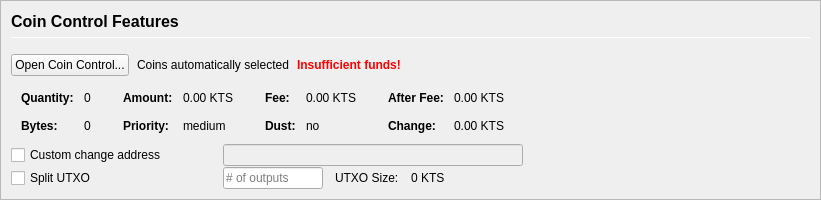
         <widget class="QFrame" name="frameCoinControl">
          <property name="sizePolicy">
           <sizepolicy hsizetype="Expanding" vsizetype="Expanding">
            <horstretch>0</horstretch>
            <verstretch>0</verstretch>
           </sizepolicy>
          </property>
          <property name="maximumSize">
           <size>
            <width>16777215</width>
            <height>16777215</height>
           </size>
          </property>
          <property name="frameShape">
           <enum>QFrame::StyledPanel</enum>
          </property>
          <property name="frameShadow">
           <enum>QFrame::Sunken</enum>
          </property>
          <layout class="QVBoxLayout" name="verticalLayoutCoinControl2">
           <property name="spacing">
            <number>0</number>
           </property>
           <property name="leftMargin">
            <number>0</number>
           </property>
           <property name="topMargin">
            <number>0</number>
           </property>
           <property name="rightMargin">
            <number>0</number>
           </property>
           <property name="bottomMargin">
            <number>0</number>
           </property>
           <item>
            <widget class="QFrame" name="frameCoinControl_BG">
             <layout class="QVBoxLayout" name="verticalLayoutCoinControl" stretch="0,0,0,0,0,0">
              <property name="spacing">
               <number>1</number>
              </property>
              <property name="leftMargin">
               <number>10</number>
              </property>
              <property name="topMargin">
               <number>10</number>
              </property>
              <item>
               <layout class="QHBoxLayout" name="horizontalLayoutCoinControl1">
                <property name="bottomMargin">
                 <number>15</number>
                </property>
                <item>
                 <layout class="QVBoxLayout" name="verticalLayout_3">
                  <property name="spacing">
                   <number>6</number>
                  </property>
                  <item>
                   <widget class="QLabel" name="labelCoinControlFeatures">
                    <property name="sizePolicy">
                     <sizepolicy hsizetype="Preferred" vsizetype="Maximum">
                      <horstretch>0</horstretch>
                      <verstretch>0</verstretch>
                     </sizepolicy>
                    </property>
                    <property name="minimumSize">
                     <size>
                      <width>0</width>
                      <height>20</height>
                     </size>
                    </property>
                    <property name="font">
                     <font>
                      <pointsize>12</pointsize>
                      <weight>75</weight>
                      <bold>true</bold>
                     </font>
                    </property>
                    <property name="styleSheet">
                     <string notr="true">font-weight:bold;</string>
                    </property>
                    <property name="text">
                     <string>Coin Control Features</string>
                    </property>
                   </widget>
                  </item>
                  <item>
                   <widget class="Line" name="line">
                    <property name="minimumSize">
                     <size>
                      <width>0</width>
                      <height>1</height>
                     </size>
                    </property>
                    <property name="maximumSize">
                     <size>
                      <width>16777215</width>
                      <height>1</height>
                     </size>
                    </property>
                    <property name="orientation">
                     <enum>Qt::Horizontal</enum>
                    </property>
                   </widget>
                  </item>
                 </layout>
                </item>
               </layout>
              </item>
              <item>
               <layout class="QHBoxLayout" name="horizontalLayoutCoinControl2" stretch="0,0,0,0">
                <property name="spacing">
                 <number>8</number>
                </property>
                <property name="bottomMargin">
                 <number>10</number>
                </property>
                <item>
                 <widget class="QPushButton" name="pushButtonCoinControl">
                  <property name="styleSheet">
                   <string notr="true"/>
                  </property>
                  <property name="text">
                   <string>Open Coin Control...</string>
                  </property>
                  <property name="autoDefault">
                   <bool>false</bool>
                  </property>
                 </widget>
                </item>
                <item>
                 <widget class="QLabel" name="labelCoinControlAutomaticallySelected">
                  <property name="text">
                   <string>Coins automatically selected</string>
                  </property>
                  <property name="margin">
                   <number>5</number>
                  </property>
                 </widget>
                </item>
                <item>
                 <widget class="QLabel" name="labelCoinControlInsuffFunds">
                  <property name="font">
                   <font>
                    <weight>75</weight>
                    <bold>true</bold>
                   </font>
                  </property>
                  <property name="styleSheet">
                   <string notr="true">color:red;font-weight:bold;</string>
                  </property>
                  <property name="text">
                   <string>Insufficient funds!</string>
                  </property>
                  <property name="margin">
                   <number>5</number>
                  </property>
                 </widget>
                </item>
                <item>
                 <spacer name="horizontalSpacerCoinControl">
                  <property name="orientation">
                   <enum>Qt::Horizontal</enum>
                  </property>
                  <property name="sizeHint" stdset="0">
                   <size>
                    <width>40</width>
                    <height>1</height>
                   </size>
                  </property>
                 </spacer>
                </item>
               </layout>
              </item>
              <item>
               <widget class="QWidget" name="widgetCoinControl" native="true">
                <property name="sizePolicy">
                 <sizepolicy hsizetype="Preferred" vsizetype="Preferred">
                  <horstretch>0</horstretch>
                  <verstretch>0</verstretch>
                 </sizepolicy>
                </property>
                <property name="minimumSize">
                 <size>
                  <width>0</width>
                  <height>0</height>
                 </size>
                </property>
                <property name="styleSheet">
                 <string notr="true"/>
                </property>
                <layout class="QHBoxLayout" name="horizontalLayoutCoinControl5">
                 <property name="leftMargin">
                  <number>0</number>
                 </property>
                 <property name="topMargin">
                  <number>0</number>
                 </property>
                 <property name="rightMargin">
                  <number>0</number>
                 </property>
                 <property name="bottomMargin">
                  <number>0</number>
                 </property>
                 <item>
                  <layout class="QHBoxLayout" name="horizontalLayoutCoinControl3" stretch="0,0,0,1">
                   <property name="spacing">
                    <number>20</number>
                   </property>
                   <property name="topMargin">
                    <number>0</number>
                   </property>
                   <property name="bottomMargin">
                    <number>10</number>
                   </property>
                   <item>
                    <layout class="QFormLayout" name="formLayoutCoinControl1">
                     <property name="horizontalSpacing">
                      <number>10</number>
                     </property>
                     <property name="verticalSpacing">
                      <number>14</number>
                     </property>
                     <property name="leftMargin">
                      <number>10</number>
                     </property>
                     <property name="topMargin">
                      <number>4</number>
                     </property>
                     <property name="rightMargin">
                      <number>6</number>
                     </property>
                     <item row="0" column="0">
                      <widget class="QLabel" name="labelCoinControlQuantityText">
                       <property name="font">
                        <font>
                         <weight>75</weight>
                         <bold>true</bold>
                        </font>
                       </property>
                       <property name="text">
                        <string>Quantity:</string>
                       </property>
                       <property name="margin">
                        <number>0</number>
                       </property>
                      </widget>
                     </item>
                     <item row="0" column="1">
                      <widget class="QLabel" name="labelCoinControlQuantity">
                       <property name="cursor">
                        <cursorShape>IBeamCursor</cursorShape>
                       </property>
                       <property name="contextMenuPolicy">
                        <enum>Qt::ActionsContextMenu</enum>
                       </property>
                       <property name="text">
                        <string notr="true">0</string>
                       </property>
                       <property name="margin">
                        <number>0</number>
                       </property>
                       <property name="textInteractionFlags">
                        <set>Qt::LinksAccessibleByMouse|Qt::TextSelectableByKeyboard|Qt::TextSelectableByMouse</set>
                       </property>
                      </widget>
                     </item>
                     <item row="1" column="0">
                      <widget class="QLabel" name="labelCoinControlBytesText">
                       <property name="font">
                        <font>
                         <weight>75</weight>
                         <bold>true</bold>
                        </font>
                       </property>
                       <property name="text">
                        <string>Bytes:</string>
                       </property>
                      </widget>
                     </item>
                     <item row="1" column="1">
                      <widget class="QLabel" name="labelCoinControlBytes">
                       <property name="cursor">
                        <cursorShape>IBeamCursor</cursorShape>
                       </property>
                       <property name="contextMenuPolicy">
                        <enum>Qt::ActionsContextMenu</enum>
                       </property>
                       <property name="text">
                        <string notr="true">0</string>
                       </property>
                       <property name="textInteractionFlags">
                        <set>Qt::LinksAccessibleByMouse|Qt::TextSelectableByKeyboard|Qt::TextSelectableByMouse</set>
                       </property>
                      </widget>
                     </item>
                    </layout>
                   </item>
                   <item>
                    <layout class="QFormLayout" name="formLayoutCoinControl2">
                     <property name="horizontalSpacing">
                      <number>10</number>
                     </property>
                     <property name="verticalSpacing">
                      <number>14</number>
                     </property>
                     <property name="leftMargin">
                      <number>6</number>
                     </property>
                     <property name="topMargin">
                      <number>4</number>
                     </property>
                     <property name="rightMargin">
                      <number>6</number>
                     </property>
                     <item row="0" column="0">
                      <widget class="QLabel" name="labelCoinControlAmountText">
                       <property name="font">
                        <font>
                         <weight>75</weight>
                         <bold>true</bold>
                        </font>
                       </property>
                       <property name="text">
                        <string>Amount:</string>
                       </property>
                       <property name="margin">
                        <number>0</number>
                       </property>
                      </widget>
                     </item>
                     <item row="0" column="1">
                      <widget class="QLabel" name="labelCoinControlAmount">
                       <property name="cursor">
                        <cursorShape>IBeamCursor</cursorShape>
                       </property>
                       <property name="contextMenuPolicy">
                        <enum>Qt::ActionsContextMenu</enum>
                       </property>
                       <property name="text">
                        <string notr="true">0.00 KTS</string>
                       </property>
                       <property name="textInteractionFlags">
                        <set>Qt::LinksAccessibleByMouse|Qt::TextSelectableByKeyboard|Qt::TextSelectableByMouse</set>
                       </property>
                      </widget>
                     </item>
                     <item row="1" column="0">
                      <widget class="QLabel" name="labelCoinControlPriorityText">
                       <property name="font">
                        <font>
                         <weight>75</weight>
                         <bold>true</bold>
                        </font>
                       </property>
                       <property name="text">
                        <string>Priority:</string>
                       </property>
                      </widget>
                     </item>
                     <item row="1" column="1">
                      <widget class="QLabel" name="labelCoinControlPriority">
                       <property name="cursor">
                        <cursorShape>IBeamCursor</cursorShape>
                       </property>
                       <property name="contextMenuPolicy">
                        <enum>Qt::ActionsContextMenu</enum>
                       </property>
                       <property name="text">
                        <string>medium</string>
                       </property>
                       <property name="textInteractionFlags">
                        <set>Qt::LinksAccessibleByMouse|Qt::TextSelectableByKeyboard|Qt::TextSelectableByMouse</set>
                       </property>
                      </widget>
                     </item>
                    </layout>
                   </item>
                   <item>
                    <layout class="QFormLayout" name="formLayoutCoinControl3">
                     <property name="horizontalSpacing">
                      <number>10</number>
                     </property>
                     <property name="verticalSpacing">
                      <number>14</number>
                     </property>
                     <property name="leftMargin">
                      <number>6</number>
                     </property>
                     <property name="topMargin">
                      <number>4</number>
                     </property>
                     <property name="rightMargin">
                      <number>6</number>
                     </property>
                     <item row="0" column="0">
                      <widget class="QLabel" name="labelCoinControlFeeText">
                       <property name="font">
                        <font>
                         <weight>75</weight>
                         <bold>true</bold>
                        </font>
                       </property>
                       <property name="text">
                        <string>Fee:</string>
                       </property>
                       <property name="margin">
                        <number>0</number>
                       </property>
                      </widget>
                     </item>
                     <item row="0" column="1">
                      <widget class="QLabel" name="labelCoinControlFee">
                       <property name="cursor">
                        <cursorShape>IBeamCursor</cursorShape>
                       </property>
                       <property name="contextMenuPolicy">
                        <enum>Qt::ActionsContextMenu</enum>
                       </property>
                       <property name="text">
                        <string notr="true">0.00 KTS</string>
                       </property>
                       <property name="textInteractionFlags">
                        <set>Qt::LinksAccessibleByMouse|Qt::TextSelectableByKeyboard|Qt::TextSelectableByMouse</set>
                       </property>
                      </widget>
                     </item>
                     <item row="1" column="0">
                      <widget class="QLabel" name="labelCoinControlLowOutputText">
                       <property name="font">
                        <font>
                         <weight>75</weight>
                         <bold>true</bold>
                        </font>
                       </property>
                       <property name="text">
                        <string>Dust:</string>
                       </property>
                      </widget>
                     </item>
                     <item row="1" column="1">
                      <widget class="QLabel" name="labelCoinControlLowOutput">
                       <property name="cursor">
                        <cursorShape>IBeamCursor</cursorShape>
                       </property>
                       <property name="contextMenuPolicy">
                        <enum>Qt::ActionsContextMenu</enum>
                       </property>
                       <property name="text">
                        <string>no</string>
                       </property>
                       <property name="textInteractionFlags">
                        <set>Qt::LinksAccessibleByMouse|Qt::TextSelectableByKeyboard|Qt::TextSelectableByMouse</set>
                       </property>
                      </widget>
                     </item>
                    </layout>
                   </item>
                   <item>
                    <layout class="QFormLayout" name="formLayoutCoinControl4">
                     <property name="horizontalSpacing">
                      <number>10</number>
                     </property>
                     <property name="verticalSpacing">
                      <number>14</number>
                     </property>
                     <property name="leftMargin">
                      <number>6</number>
                     </property>
                     <property name="topMargin">
                      <number>4</number>
                     </property>
                     <property name="rightMargin">
                      <number>6</number>
                     </property>
                     <item row="0" column="0">
                      <widget class="QLabel" name="labelCoinControlAfterFeeText">
                       <property name="font">
                        <font>
                         <weight>75</weight>
                         <bold>true</bold>
                        </font>
                       </property>
                       <property name="text">
                        <string>After Fee:</string>
                       </property>
                       <property name="margin">
                        <number>0</number>
                       </property>
                      </widget>
                     </item>
                     <item row="0" column="1">
                      <widget class="QLabel" name="labelCoinControlAfterFee">
                       <property name="cursor">
                        <cursorShape>IBeamCursor</cursorShape>
                       </property>
                       <property name="contextMenuPolicy">
                        <enum>Qt::ActionsContextMenu</enum>
                       </property>
                       <property name="text">
                        <string notr="true">0.00 KTS</string>
                       </property>
                       <property name="textInteractionFlags">
                        <set>Qt::LinksAccessibleByMouse|Qt::TextSelectableByKeyboard|Qt::TextSelectableByMouse</set>
                       </property>
                      </widget>
                     </item>
                     <item row="1" column="0">
                      <widget class="QLabel" name="labelCoinControlChangeText">
                       <property name="font">
                        <font>
                         <weight>75</weight>
                         <bold>true</bold>
                        </font>
                       </property>
                       <property name="text">
                        <string>Change:</string>
                       </property>
                      </widget>
                     </item>
                     <item row="1" column="1">
                      <widget class="QLabel" name="labelCoinControlChange">
                       <property name="cursor">
                        <cursorShape>IBeamCursor</cursorShape>
                       </property>
                       <property name="contextMenuPolicy">
                        <enum>Qt::ActionsContextMenu</enum>
                       </property>
                       <property name="text">
                        <string notr="true">0.00 KTS</string>
                       </property>
                       <property name="textInteractionFlags">
                        <set>Qt::LinksAccessibleByMouse|Qt::TextSelectableByKeyboard|Qt::TextSelectableByMouse</set>
                       </property>
                      </widget>
                     </item>
                    </layout>
                   </item>
                  </layout>
                 </item>
                </layout>
               </widget>
              </item>
              <item>
               <layout class="QHBoxLayout" name="horizontalLayoutCoinControl4">
                <property name="spacing">
                 <number>12</number>
                </property>
                <property name="sizeConstraint">
                 <enum>QLayout::SetDefaultConstraint</enum>
                </property>
                <property name="topMargin">
                 <number>0</number>
                </property>
                <property name="rightMargin">
                 <number>0</number>
                </property>
                <item>
                 <widget class="QCheckBox" name="checkBoxCoinControlChange">
                  <property name="sizePolicy">
                   <sizepolicy hsizetype="Preferred" vsizetype="Preferred">
                    <horstretch>0</horstretch>
                    <verstretch>0</verstretch>
                   </sizepolicy>
                  </property>
                  <property name="minimumSize">
                   <size>
                    <width>200</width>
                    <height>0</height>
                   </size>
                  </property>
                  <property name="maximumSize">
                   <size>
                    <width>200</width>
                    <height>16777215</height>
                   </size>
                  </property>
                  <property name="toolTip">
                   <string>If this is activated, but the change address is empty or invalid, change will be sent to a newly generated address.</string>
                  </property>
                  <property name="text">
                   <string>Custom change address</string>
                  </property>
                 </widget>
                </item>
                <item>
                 <widget class="QValidatedLineEdit" name="lineEditCoinControlChange">
                  <property name="enabled">
                   <bool>false</bool>
                  </property>
                  <property name="sizePolicy">
                   <sizepolicy hsizetype="Preferred" vsizetype="Preferred">
                    <horstretch>0</horstretch>
                    <verstretch>0</verstretch>
                   </sizepolicy>
                  </property>
                  <property name="minimumSize">
                   <size>
                    <width>300</width>
                    <height>0</height>
                   </size>
                  </property>
                 </widget>
                </item>
                <item>
                 <widget class="QLabel" name="labelCoinControlChangeLabel">
                  <property name="sizePolicy">
                   <sizepolicy hsizetype="Preferred" vsizetype="Preferred">
                    <horstretch>0</horstretch>
                    <verstretch>0</verstretch>
                   </sizepolicy>
                  </property>
                  <property name="minimumSize">
                   <size>
                    <width>100</width>
                    <height>0</height>
                   </size>
                  </property>
                  <property name="text">
                   <string/>
                  </property>
                  <property name="margin">
                   <number>3</number>
                  </property>
                 </widget>
                </item>
               </layout>
              </item>
              <item>
               <layout class="QHBoxLayout" name="horizontalLayoutCoinControl6">
                <property name="spacing">
                 <number>12</number>
                </property>
                <property name="rightMargin">
                 <number>0</number>
                </property>
                <item>
                 <widget class="QCheckBox" name="splitBlockCheckBox">
                  <property name="sizePolicy">
                   <sizepolicy hsizetype="Preferred" vsizetype="Preferred">
                    <horstretch>0</horstretch>
                    <verstretch>0</verstretch>
                   </sizepolicy>
                  </property>
                  <property name="minimumSize">
                   <size>
                    <width>200</width>
                    <height>0</height>
                   </size>
                  </property>
                  <property name="maximumSize">
                   <size>
                    <width>200</width>
                    <height>16777215</height>
                   </size>
                  </property>
                  <property name="text">
                   <string>Split UTXO</string>
                  </property>
                 </widget>
                </item>
                <item>
                 <widget class="QLineEdit" name="splitBlockLineEdit">
                  <property name="sizePolicy">
                   <sizepolicy hsizetype="Preferred" vsizetype="Preferred">
                    <horstretch>50</horstretch>
                    <verstretch>0</verstretch>
                   </sizepolicy>
                  </property>
                  <property name="minimumSize">
                   <size>
                    <width>100</width>
                    <height>0</height>
                   </size>
                  </property>
                  <property name="maximumSize">
                   <size>
                    <width>100</width>
                    <height>16777215</height>
                   </size>
                  </property>
                  <property name="placeholderText">
                   <string># of outputs</string>
                  </property>
                 </widget>
                </item>
                <item>
                 <widget class="QLabel" name="labelBlockSizeText">
                  <property name="text">
                   <string>UTXO Size:</string>
                  </property>
                 </widget>
                </item>
                <item>
                 <widget class="QLabel" name="labelBlockSize">
                  <property name="text">
                   <string>0 KTS</string>
                  </property>
                 </widget>
                </item>
                <item>
                 <spacer name="horizontalSpacer_7">
                  <property name="orientation">
                   <enum>Qt::Horizontal</enum>
                  </property>
                  <property name="sizeHint" stdset="0">
                   <size>
                    <width>40</width>
                    <height>20</height>
                   </size>
                  </property>
                 </spacer>
                </item>
               </layout>
              </item>
              <item>
               <spacer name="verticalSpacerCoinControl">
                <property name="orientation">
                 <enum>Qt::Vertical</enum>
                </property>
                <property name="sizeHint" stdset="0">
                 <size>
                  <width>800</width>
                  <height>1</height>
                 </size>
                </property>
               </spacer>
              </item>
             </layout>
            </widget>
           </item>
          </layout>
         </widget>
